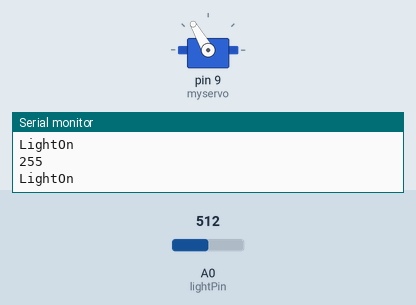
Recording of a sketch running on a simulated Arduino Uno, built with avr-gcc and run on an emulated ATmega328P. On the bench: servo, the last lines printed to the serial monitor. The test bench sets the inputs (shaded band); at power-on: A0 (lightPin) = 512.

Above: at 1.2 s.
1.3 s: A0 (lightPin) set to 495
4.3 s: A0 (lightPin) set to 479
At 5.5 s:
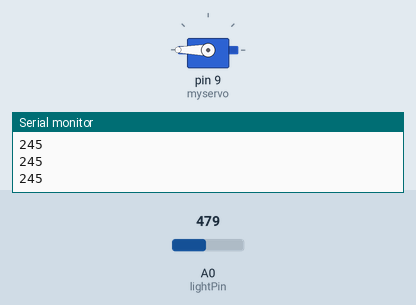
5.8 s: A0 (lightPin) set to 306
At 7.0 s:
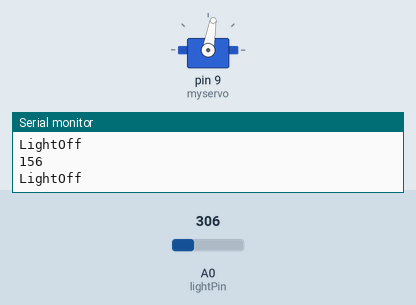
7.3 s: A0 (lightPin) set to 511
At 8.2 s:
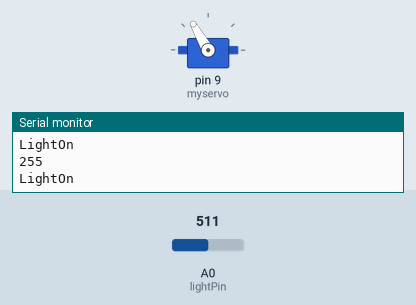
8.8 s: A0 (lightPin) set to 122
At 9.1 s:
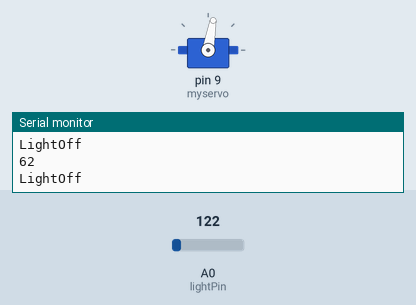
Timing chart, 0 to 11.3 s (numbered marks = the images above; inputs shaded):
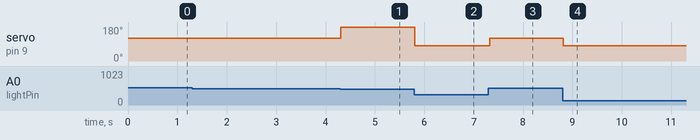

The sketch:

Final_Project.ino
```cpp
#include <Servo.h>

Servo myservo;  // create servo object to control a servo
                // a maximum of eight servo objects can be created

int pos = 0;    // variable to store the servo position
int lightPin = 0;
int led13 = 13;

void setup(){
  myservo.attach(9);  // attaches the servo on pin 9 to the servo object
  Serial.begin(9600);
  pinMode(led13, INPUT);


}


void loop(){

  int lightLevel = analogRead(lightPin); //read the current voltage at lightPin(0)

  lightLevel = map(lightLevel, 0, 700, 0, 359);
  pos = constrain(lightLevel, 0, 359);

  myservo.write(pos); // set the servo angle
  lightLevel = constrain(lightLevel, 0, 255);
  Serial.println(lightLevel); // tell me what the current light reading is (from 0-255)

  if(lightLevel > 245)  // reads the light level
  {
    myservo.write(120);              // tell servo to goes from 0 degrees to 180 degrees
    digitalWrite(led13, HIGH);       // turn on LED
    delay(15);                       // waits 15ms for the servo to reach the position
    Serial.println("LightOn");       // Tell me if LED is on
  }
  if(lightLevel < 245)     // reads the light level
  {
    myservo.write(80);              // tell servo to goes from 180 degrees to 0 degrees
    digitalWrite(led13, LOW);      // turn off LED
    delay(15);                     // waits 15ms for the servo to reach the position
    Serial.println("LightOff");    // tell me if LED is off
  }
}
```

Measured:
- the behaviour switches between 480 and 479 on A0 (lightPin) (found by bisection; images 0 and 1)
- after the input at 4.3 s, servo on pin 9 (myservo): 120° → 180° at once
- after the input at 5.8 s, servo on pin 9 (myservo): 180° → 80° at once
- after the input at 7.3 s, servo on pin 9 (myservo): 80° → 120° at once
- after the input at 8.8 s, servo on pin 9 (myservo): 120° → 80° at once
